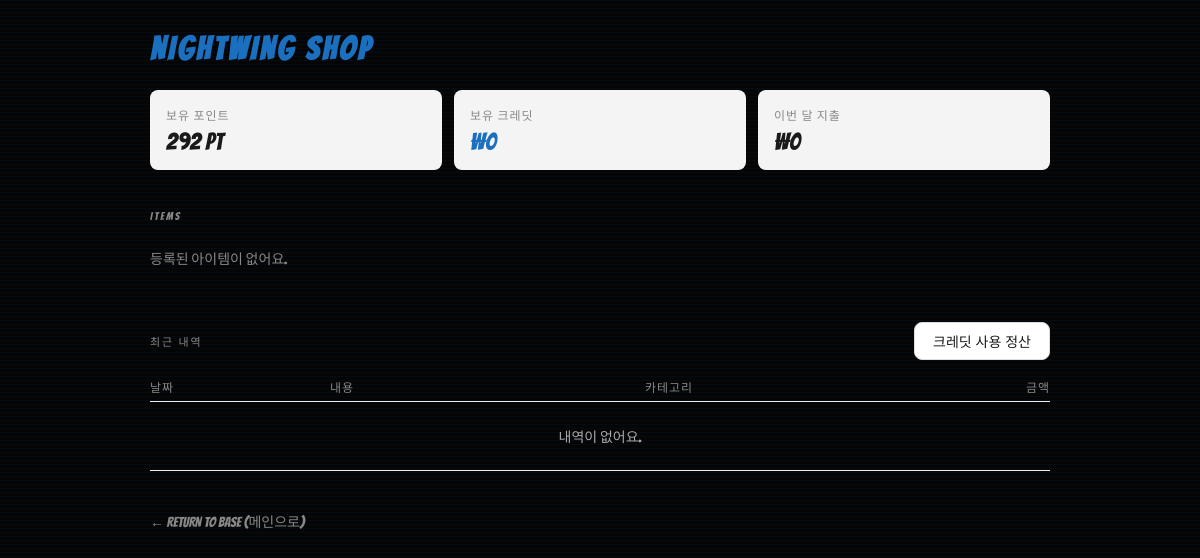
The page /shop/ (signed in) on the database as committed earlier.
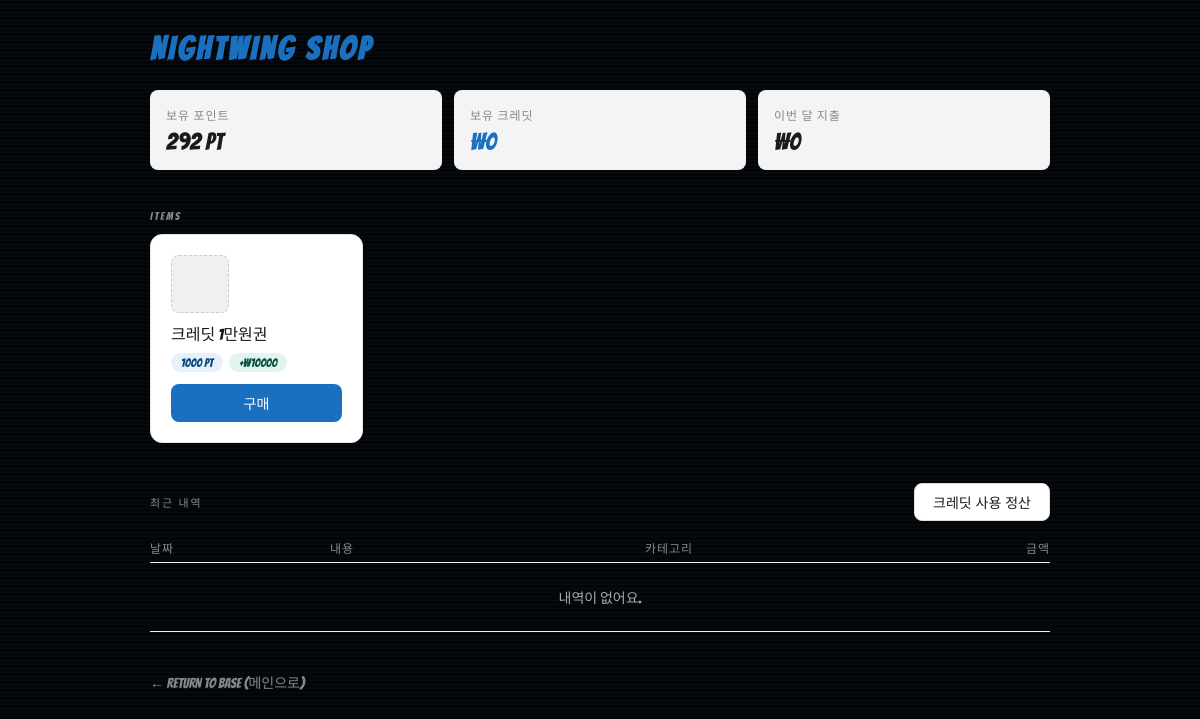
The same page on the database as committed later.
### accounts/models.py (models this page shows, shortened)
class User(AbstractUser):
    nickname = models.CharField(max_length=50, unique=True)
    REQUIRED_FIELDS = ['nickname', 'email']
    points = models.PositiveIntegerField(default=0)
    exp = models.PositiveIntegerField(default=0)
    streak_count = models.PositiveIntegerField(default=0)
    credits = models.PositiveIntegerField(default=0)
    profile_image = models.ImageField(upload_to='profile_images/', blank=True, null=True)
    theme_preference = models.CharField(max_length=20, default='default')

### shop/models.py (models this page shows, shortened)
class ShopItem(models.Model):
    ITEM_TYPE_CHOICES = [
        ('credit', '크레딧'),
        ('inventory', '아이템'),
    ]
    name = models.CharField(max_length=100)
    description = models.TextField(blank=True)
    item_type = models.CharField(
        max_length=20,
        choices=ITEM_TYPE_CHOICES,
        default='credit',
    )
    price_points = models.PositiveIntegerField()
    credit_amount = models.PositiveIntegerField(
        null=True,
        blank=True,
        help_text="item_type이 'credit'일 때만 입력",
    )
    image = models.ImageField(
        upload_to='shop_items/',
        null=True,
        blank=True,
        help_text="PNG, WebP 권장",
    )
    is_active = models.BooleanField(default=True)

### shop/views.py (the view)
# urls.py: path('shop/', include('shop.urls')),
@login_required
def shop(request):
    user = request.user
    today = localdate()
    items = ShopItem.objects.filter(is_active=True)
    recent_purchases = Purchase.objects.filter(user=user).order_by('-purchased_at')[:10]
    credit_logs = CreditLog.objects.filter(user=user).order_by('-spent_at')[:10]
    this_month_spent = CreditLog.objects.filter(
        user=user,
        spent_at__year=today.year,
        spent_at__month=today.month,
    ).aggregate(total=Sum('amount'))['total'] or 0
    context = {
        'items': items,
        'recent_purchases': recent_purchases,
        'credit_logs': credit_logs,
        'this_month_spent': this_month_spent,
    }
    return render(request, 'shop/shop.html', context)

### shop/templates/shop/shop.html (shortened to what this page needs)
{% load static %}
<!DOCTYPE html>
<html lang="ko">
<head>
    <link rel="stylesheet" href="{% static 'core/css/index.css' %}">
    <link rel="stylesheet" href="{% static 'shop/css/shop.css' %}">
</head>
<body>
<div class="shop-container">
    <h1 class="shop-title">NIGHTWING SHOP</h1>
    <div class="stat-grid">
        <div class="stat-box">
            <p class="stat-label">보유 포인트</p>
            <p class="stat-value">{{ request.user.points }} pt</p>
        </div>
        <div class="stat-box">
            <p class="stat-label">보유 크레딧</p>
            <p class="stat-value blue">₩{{ request.user.credits }}</p>
        </div>
        <div class="stat-box">
            <p class="stat-label">이번 달 지출</p>
            <p class="stat-value">₩{{ this_month_spent }}</p>
        </div>
    </div>
    <p class="section-title">Items</p>
    <div class="item-grid">
        {% for item in items %}
        <div class="item-card">
            {% if item.image %}
                <img src="{{ item.image.url }}" alt="{{ item.name }}" class="item-icon">
            {% else %}
                <div class="item-icon-placeholder"></div>
            {% endif %}
            <p class="item-name">{{ item.name }}</p>
            <div class="badge-row">
                <span class="badge badge-pt">{{ item.price_points }} pt</span>
                {% if item.item_type == 'credit' and item.credit_amount %}
                    <span class="badge badge-cr">+₩{{ item.credit_amount }}</span>
                {% elif item.item_type == 'inventory' %}
                    <span class="badge badge-inv">인벤토리</span>
                {% endif %}
            </div>
            <form method="post" action="{% url 'shop:buy_item' item.id %}">
                <button type="submit" class="btn-buy">구매</button>
            </form>
        </div>
        {% empty %}
            <p style="color:#888;font-size:14px;">등록된 아이템이 없어요.</p>
        {% endfor %}
    </div>
    <div class="spend-bar">
        <p class="section-title" style="margin:0">최근 내역</p>
        <button class="btn-spend" onclick="openModal()">크레딧 사용 정산</button>
    </div>
    <table class="log-table">
        <thead>
            <tr>
                <th style="width:20%">날짜</th>
                <th style="width:35%">내용</th>
                <th style="width:20%">카테고리</th>
                <th style="width:25%;text-align:right">금액</th>
            </tr>
        </thead>
        <tbody>
            {% if not credit_logs and not recent_purchases %}
            <tr>
                <td colspan="4" style="color:#aaa;text-align:center;padding:1.5rem 0">내역이 없어요.</td>
            </tr>
            {% endif %}
        </tbody>
    </table>
    <div class="footer-link-container">
        <a href="{% url 'index' %}" class="return-link">← RETURN TO BASE (메인으로)</a>
    </div>
</div>
</body>
</html>

### core/static/core/css/index.css (style rules this page uses)
:root { --nw-blue: #0084ff; --nw-black: #050505; --nw-dark-blue: #001a33; }
body { background-color: var(--nw-black); background-image: linear-gradient(rgba(0, 132, 255, 0.05) 1px, transparent 1px), radial-gradient(var(--nw-dark-blue) 0.5px, transparent 0.5px); background-size: 100% 4px, 20px 20px; font-family: 'Bangers', cursive; color: white; margin: 0; min-height: 100vh; }

### shop/static/shop/css/shop.css (style rules this page uses)
:root { --nw-blue: #1a6fbe; --nw-blue-dark: #0c447c; --nw-blue-light: #e6f1fb; --nw-blue-border: #378add; }
.shop-container { max-width: 900px; margin: 0 auto; padding: 2rem 1.5rem; }
.shop-title { font-family: 'Bangers', cursive; font-size: 2rem; letter-spacing: 3px; color: var(--nw-blue); margin: 0 0 1.5rem; }
.stat-grid { display: grid; grid-template-columns: repeat(auto-fit, minmax(140px, 1fr)); gap: 12px; margin-bottom: 2.5rem; }
.stat-box { background: #f4f4f4; border-radius: 8px; padding: 1rem; }
.stat-box .stat-label { font-size: 12px; color: #888; margin: 0 0 6px; letter-spacing: 1px; text-transform: uppercase; }
.stat-box .stat-value { font-size: 24px; font-weight: 500; color: #1a1a1a; margin: 0; }
.stat-box .stat-value.blue { color: var(--nw-blue); }
.section-title { font-size: 11px; letter-spacing: 2px; text-transform: uppercase; color: #888; margin: 0 0 12px; }
.item-grid { display: grid; grid-template-columns: repeat(auto-fill, minmax(200px, 1fr)); gap: 16px; margin-bottom: 2.5rem; }
.item-card { background: #fff; border: 1px solid #e5e5e5; border-radius: 12px; padding: 1.25rem; display: flex; flex-direction: column; gap: 8px; }
.item-icon-placeholder { width: 56px; height: 56px; border-radius: 8px; background: #f0f0f0; border: 1px dashed #ccc; }
.item-card .item-name { font-size: 16px; font-weight: 500; color: #1a1a1a; margin: 0; }
.badge-row { display: flex; gap: 6px; flex-wrap: wrap; }
.badge { font-size: 12px; padding: 3px 10px; border-radius: 20px; font-weight: 500; }
.badge-pt { background: var(--nw-blue-light); color: var(--nw-blue-dark); }
.badge-cr { background: #e1f5ee; color: #085041; }
.btn-buy { margin-top: 4px; width: 100%; padding: 9px; border-radius: 8px; background: var(--nw-blue); border: none; color: #fff; font-size: 14px; font-weight: 500; cursor: pointer; transition: background 0.15s; }
.spend-bar { display: flex; justify-content: space-between; align-items: center; margin-bottom: 12px; }
.btn-spend { padding: 8px 18px; border: 1px solid #ddd; border-radius: 8px; background: #fff; color: #1a1a1a; font-size: 14px; cursor: pointer; transition: border-color 0.15s; }
.log-table { width: 100%; border-collapse: collapse; font-size: 14px; margin-bottom: 2.5rem; table-layout: fixed; }
.log-table th { text-align: left; color: #888; font-weight: 400; font-size: 12px; padding: 6px 0; border-bottom: 1px solid #eee; letter-spacing: 1px; text-transform: uppercase; }
.log-table td { padding: 10px 0; border-bottom: 1px solid #f0f0f0; color: #1a1a1a; overflow: hidden; text-overflow: ellipsis; white-space: nowrap; }
.footer-link-container { margin-top: 2rem; }
.return-link { font-size: 14px; color: #888; text-decoration: none; }

Rows that differ between the two databases and show on the page:
added ShopItem: name "크레딧 1만원권", price_points "1000", credit_amount "10000"
Other text that changed with them:
text no longer shown: "등록된 아이템이 없어요."
